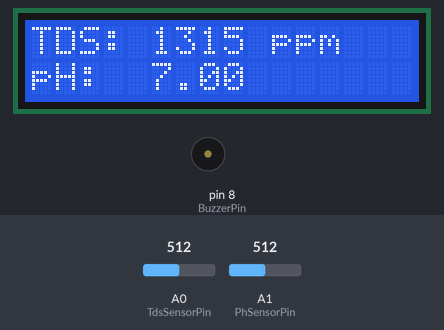
Simulated run of this sketch. Board: Arduino Uno, built with avr-gcc and run on an emulated ATmega328P. Shown: 16×2 character LCD, buzzer (waves = sounding, pin HIGH). The test bench sets the inputs (shaded band); at power-on: A1 (PhSensorPin) = 512, A0 (TdsSensorPin) = 512. What the sketch prints to the serial monitor is not drawn.

Above: at 3.2 s.
3.3 s: A1 (PhSensorPin) set to 539
At 5.3 s:
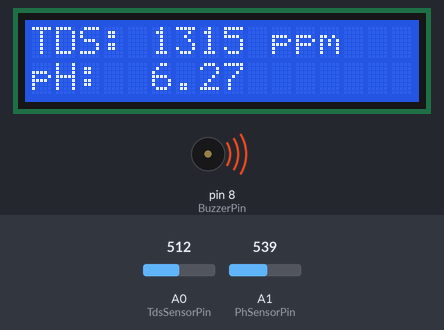
5.6 s: A0 (TdsSensorPin) set to 716
At 7.4 s:
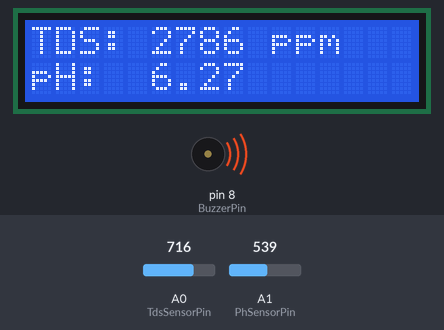
7.7 s: A1 (PhSensorPin) set to 511
At 8.7 s:
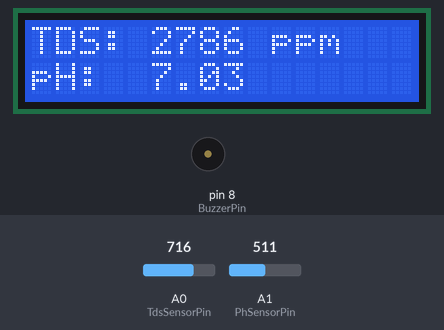
9.7 s: A0 (TdsSensorPin) set to 900
At 10.9 s:
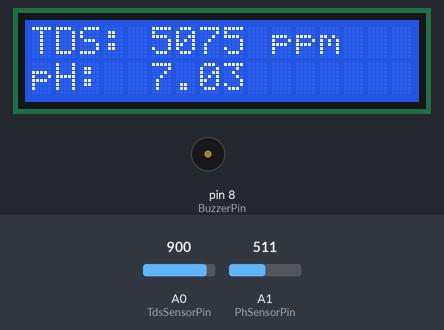
11.8 s: A0 (TdsSensorPin) set to 1023
At 13.3 s:
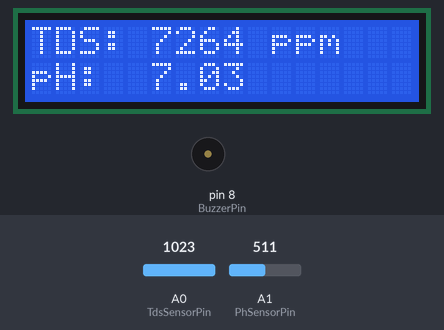
13.8 s: A1 (PhSensorPin) set to 466
At 15.5 s:
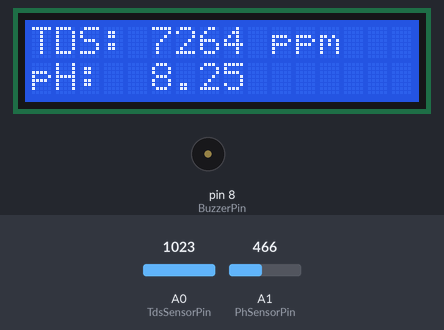
15.9 s: A1 (PhSensorPin) set to 443
Timing chart, 0 to 18.9 s (numbered marks = the images above; inputs shaded):
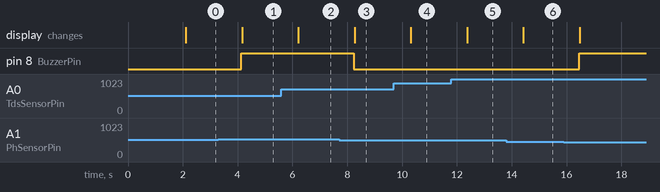

Measured:
- the behaviour switches between 530 and 531 on A1 (PhSensorPin) (found by bisection; images 0 and 1)
- after the input at 3.3 s, pin 8 (BuzzerPin): LOW → HIGH after 0.84 s; the display: changes after 0.86 s (image 1)
- after the input at 5.6 s, the display: changes after 0.62 s (image 2)
- after the input at 7.7 s, pin 8 (BuzzerPin): HIGH → LOW after 0.54 s; the display: changes after 0.57 s (image 3)
- after the input at 9.7 s, the display: changes after 0.62 s (image 4)
- after the input at 11.8 s, the display: changes after 0.58 s (image 5)
- after the input at 13.8 s, the display: changes after 0.63 s (image 6)
- after the input at 15.9 s, pin 8 (BuzzerPin): LOW → HIGH after 0.56 s

The sketch:

sketch_oct20c_copy_20261020150342.ino
```cpp
#include <Wire.h>
#include <LiquidCrystal_I2C.h>
#include "GravityTDS.h"

#define TdsSensorPin A0
#define PhSensorPin A1
#define BuzzerPin 8

GravityTDS gravityTds;
// If the screen remains blank, try changing 0x27 to 0x3F
LiquidCrystal_I2C lcd(0x27, 16, 2);

float temperature = 25.0;
float tdsValue = 0;
float phValue = 0;

void setup() {
    Serial.begin(115200);

    // Setup Buzzer pin
    pinMode(BuzzerPin, OUTPUT);
    digitalWrite(BuzzerPin, LOW);

    // Inisialisasi Sensor TDS
    gravityTds.setPin(TdsSensorPin);
    gravityTds.setAref(5.0);
    gravityTds.setAdcRange(1024);
    gravityTds.begin();

    // Inisialisasi LCD
    lcd.init();
    lcd.backlight();

    lcd.setCursor(0, 0);
    lcd.print("Inisialisasi...");
    delay(2000);
    lcd.clear();
}

void loop() {
    // --- Baca Sensor TDS ---
    gravityTds.setTemperature(temperature);
    gravityTds.update();
    tdsValue = gravityTds.getTdsValue();

    // --- Baca Sensor pH ---
    int sensorValue = analogRead(PhSensorPin);
    float voltage = sensorValue * (5.0 / 1024.0);
    phValue = 7.0 + ((2.5 - voltage) / 0.18);

    // --- Cetak ke Serial Monitor ---
    Serial.print("TDS: ");
    Serial.print(tdsValue, 0);
    Serial.print(" ppm | pH: ");
    Serial.println(phValue, 2);

    // --- Logika Buzzer (Peringatan pH di luar 6.5 - 8.5) ---
    if (phValue < 6.5 || phValue > 8.5) {
        digitalWrite(BuzzerPin, HIGH);
    } else {
        digitalWrite(BuzzerPin, LOW);
    }

    // --- Tampilkan ke LCD 1602 ---
    lcd.clear();

    lcd.setCursor(0, 0);
    lcd.print("TDS: ");
    lcd.print(tdsValue, 0);
    lcd.print(" ppm");

    lcd.setCursor(0, 1);
    lcd.print("pH:  ");
    lcd.print(phValue, 2);

    delay(1000);
}
```
